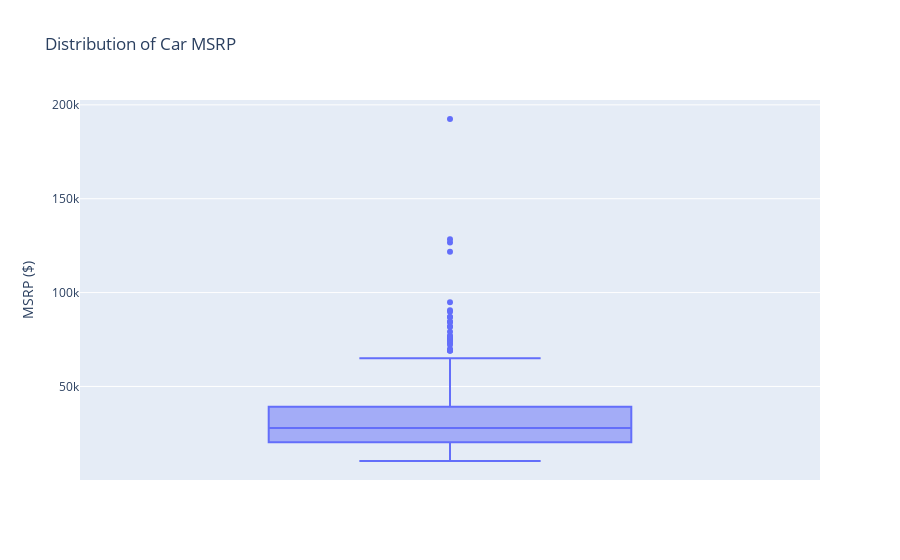

The notebook cell this image was saved under:
### Markdown cell above
### What is the distribution of MSRP?

### Code cell
fig5 = px.box(df, y='msrp_($)', 
             title='Distribution of Car MSRP',
             labels={'msrp_($)': 'MSRP ($)'})

fig5.show()

### Figure 1 — Plotly figure (JSON) as saved in the notebook; plotly's stock layout.template omitted (floating-point values rounded to 4 significant figures; data arrays with more than 128 entries replaced by an {"elided": "..."} marker saying what was removed)
{"data": [{"alignmentgroup": "True", "hovertemplate": "MSRP ($)=%{y}<extra></extra>", "legendgroup": "", "marker": {"color": "#636efa"}, "name": "", "notched": false, "offsetgroup": "", "orientation": "v", "showlegend": false, "type": "box", "x0": " ", "xaxis": "x", "y": {"elided": "426 int values"}, "y0": " ", "yaxis": "y"}], "layout": {"boxmode": "group", "legend": {"tracegroupgap": 0}, "title": {"text": "Distribution of Car MSRP"}, "xaxis": {"anchor": "y", "domain": [0, 1]}, "yaxis": {"anchor": "x", "domain": [0, 1], "title": {"text": "MSRP ($)"}}}}
